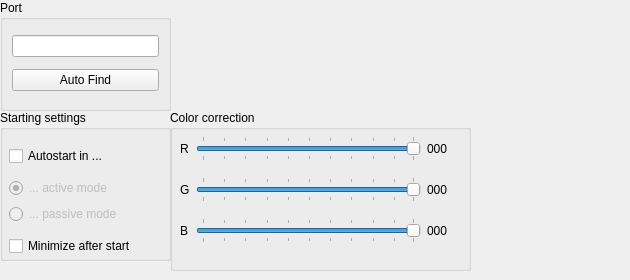
    <widget class="QWidget" name="tab_2">
     <attribute name="title">
      <string>settings</string>
     </attribute>
     <widget class="QLabel" name="label_11">
      <property name="geometry">
       <rect>
        <x>570</x>
        <y>0</y>
        <width>51</width>
        <height>51</height>
       </rect>
      </property>
      <property name="font">
       <font>
        <pointsize>28</pointsize>
       </font>
      </property>
      <property name="text">
       <string/>
      </property>
      <property name="pixmap">
       <pixmap resource="mirlight.qrc">:/pic/mirlight.png</pixmap>
      </property>
      <property name="alignment">
       <set>Qt::AlignCenter</set>
      </property>
     </widget>
     <widget class="QGroupBox" name="gridGroupBox">
      <property name="geometry">
       <rect>
        <x>0</x>
        <y>0</y>
        <width>171</width>
        <height>111</height>
       </rect>
      </property>
      <property name="sizePolicy">
       <sizepolicy hsizetype="Expanding" vsizetype="Maximum">
        <horstretch>0</horstretch>
        <verstretch>0</verstretch>
       </sizepolicy>
      </property>
      <property name="title">
       <string>Port</string>
      </property>
      <layout class="QGridLayout" name="gridLayout_2">
       <property name="sizeConstraint">
        <enum>QLayout::SetDefaultConstraint</enum>
       </property>
       <item row="0" column="0">
        <widget class="QLineEdit" name="portNumberLineEdit">
         <property name="sizePolicy">
          <sizepolicy hsizetype="Minimum" vsizetype="Fixed">
           <horstretch>0</horstretch>
           <verstretch>0</verstretch>
          </sizepolicy>
         </property>
         <property name="statusTip">
          <string>Port number (Windows: COM1 = 0) or adress (e.g.COM1; /dev/ttyUSB01)</string>
         </property>
         <property name="frame">
          <bool>true</bool>
         </property>
         <property name="alignment">
          <set>Qt::AlignRight|Qt::AlignTrailing|Qt::AlignVCenter</set>
         </property>
        </widget>
       </item>
       <item row="1" column="0">
        <widget class="QPushButton" name="testPortPushButton">
         <property name="statusTip">
          <string>Try to find port automatically</string>
         </property>
         <property name="text">
          <string>Auto Find</string>
         </property>
        </widget>
       </item>
      </layout>
     </widget>
     <widget class="QGroupBox" name="groupBox_3">
      <property name="geometry">
       <rect>
        <x>0</x>
        <y>110</y>
        <width>171</width>
        <height>151</height>
       </rect>
      </property>
      <property name="title">
       <string>Starting settings</string>
      </property>
      <widget class="QWidget" name="verticalLayoutWidget">
       <property name="geometry">
        <rect>
         <x>9</x>
         <y>30</y>
         <width>151</width>
         <height>121</height>
        </rect>
       </property>
       <layout class="QVBoxLayout" name="verticalLayout">
        <item>
         <widget class="QCheckBox" name="AutostartCheckBox">
          <property name="minimumSize">
           <size>
            <width>0</width>
            <height>32</height>
           </size>
          </property>
          <property name="statusTip">
           <string/>
          </property>
          <property name="locale">
           <locale language="English" country="UnitedStates"/>
          </property>
          <property name="text">
           <string>Autostart in ...</string>
          </property>
         </widget>
        </item>
        <item>
         <widget class="QRadioButton" name="AutostartActiveRadioButton">
          <property name="enabled">
           <bool>false</bool>
          </property>
          <property name="text">
           <string>... active mode</string>
          </property>
          <property name="checkable">
           <bool>true</bool>
          </property>
          <property name="checked">
           <bool>true</bool>
          </property>
         </widget>
        </item>
        <item>
         <widget class="QRadioButton" name="AutostartPassiveRadioButton">
          <property name="enabled">
           <bool>false</bool>
          </property>
          <property name="text">
           <string>... passive mode</string>
          </property>
          <property name="checkable">
           <bool>true</bool>
          </property>
         </widget>
        </item>
        <item>
         <widget class="QCheckBox" name="MinimizeCheckBox">
          <property name="minimumSize">
           <size>
            <width>0</width>
            <height>32</height>
           </size>
          </property>
          <property name="statusTip">
           <string/>
          </property>
          <property name="locale">
           <locale language="English" country="UnitedStates"/>
          </property>
          <property name="text">
           <string>Minimize after start</string>
          </property>
         </widget>
        </item>
       </layout>
      </widget>
     </widget>
     <widget class="QGroupBox" name="groupBox_2">
      <property name="geometry">
       <rect>
        <x>170</x>
        <y>110</y>
        <width>301</width>
        <height>161</height>
       </rect>
      </property>
      <property name="title">
       <string>Color correction</string>
      </property>
      <widget class="QWidget" name="gridLayoutWidget_3">
       <property name="geometry">
        <rect>
         <x>10</x>
         <y>20</y>
         <width>281</width>
         <height>121</height>
        </rect>
       </property>
       <layout class="QGridLayout" name="gridLayout_10">
        <item row="0" column="2">
         <widget class="QLabel" name="TimerValueLabel_2">
          <property name="sizePolicy">
           <sizepolicy hsizetype="Minimum" vsizetype="Minimum">
            <horstretch>0</horstretch>
            <verstretch>0</verstretch>
           </sizepolicy>
          </property>
          <property name="minimumSize">
           <size>
            <width>34</width>
            <height>32</height>
           </size>
          </property>
          <property name="text">
           <string>000</string>
          </property>
         </widget>
        </item>
        <item row="1" column="2">
         <widget class="QLabel" name="TimerValueLabel_4">
          <property name="sizePolicy">
           <sizepolicy hsizetype="Minimum" vsizetype="Minimum">
            <horstretch>0</horstretch>
            <verstretch>0</verstretch>
           </sizepolicy>
          </property>
          <property name="minimumSize">
           <size>
            <width>34</width>
            <height>32</height>
           </size>
          </property>
          <property name="text">
           <string>000</string>
          </property>
         </widget>
        </item>
        <item row="2" column="2">
         <widget class="QLabel" name="TimerValueLabel_3">
          <property name="sizePolicy">
           <sizepolicy hsizetype="Minimum" vsizetype="Minimum">
            <horstretch>0</horstretch>
            <verstretch>0</verstretch>
           </sizepolicy>
          </property>
          <property name="minimumSize">
           <size>
            <width>34</width>
            <height>32</height>
           </size>
          </property>
          <property name="text">
           <string>000</string>
          </property>
         </widget>
        </item>
        <item row="0" column="1">
         <widget class="QSlider" name="horizontalSlider">
          <property name="minimum">
           <number>1</number>
          </property>
          <property name="maximum">
           <number>100</number>
          </property>
          <property name="value">
           <number>100</number>
          </property>
          <property name="orientation">
           <enum>Qt::Horizontal</enum>
          </property>
          <property name="tickPosition">
           <enum>QSlider::TicksBothSides</enum>
          </property>
          <property name="tickInterval">
           <number>10</number>
          </property>
         </widget>
        </item>
        <item row="1" column="1">
         <widget class="QSlider" name="horizontalSlider_2">
          <property name="minimum">
           <number>1</number>
          </property>
          <property name="maximum">
           <number>100</number>
          </property>
          <property name="value">
           <number>100</number>
          </property>
          <property name="orientation">
           <enum>Qt::Horizontal</enum>
          </property>
          <property name="tickPosition">
           <enum>QSlider::TicksBothSides</enum>
          </property>
          <property name="tickInterval">
           <number>10</number>
          </property>
         </widget>
        </item>
        <item row="2" column="1">
         <widget class="QSlider" name="horizontalSlider_3">
          <property name="minimum">
           <number>1</number>
          </property>
          <property name="maximum">
           <number>100</number>
          </property>
          <property name="value">
           <number>100</number>
          </property>
          <property name="orientation">
           <enum>Qt::Horizontal</enum>
          </property>
          <property name="tickPosition">
           <enum>QSlider::TicksBothSides</enum>
          </property>
          <property name="tickInterval">
           <number>10</number>
          </property>
         </widget>
        </item>
        <item row="0" column="0">
         <widget class="QLabel" name="label_19">
          <property name="text">
           <string>R</string>
          </property>
         </widget>
        </item>
        <item row="1" column="0">
         <widget class="QLabel" name="label_20">
          <property name="text">
           <string>G</string>
          </property>
         </widget>
        </item>
        <item row="2" column="0">
         <widget class="QLabel" name="label_21">
          <property name="text">
           <string>B</string>
          </property>
         </widget>
        </item>
       </layout>
      </widget>
     </widget>
    </widget>
